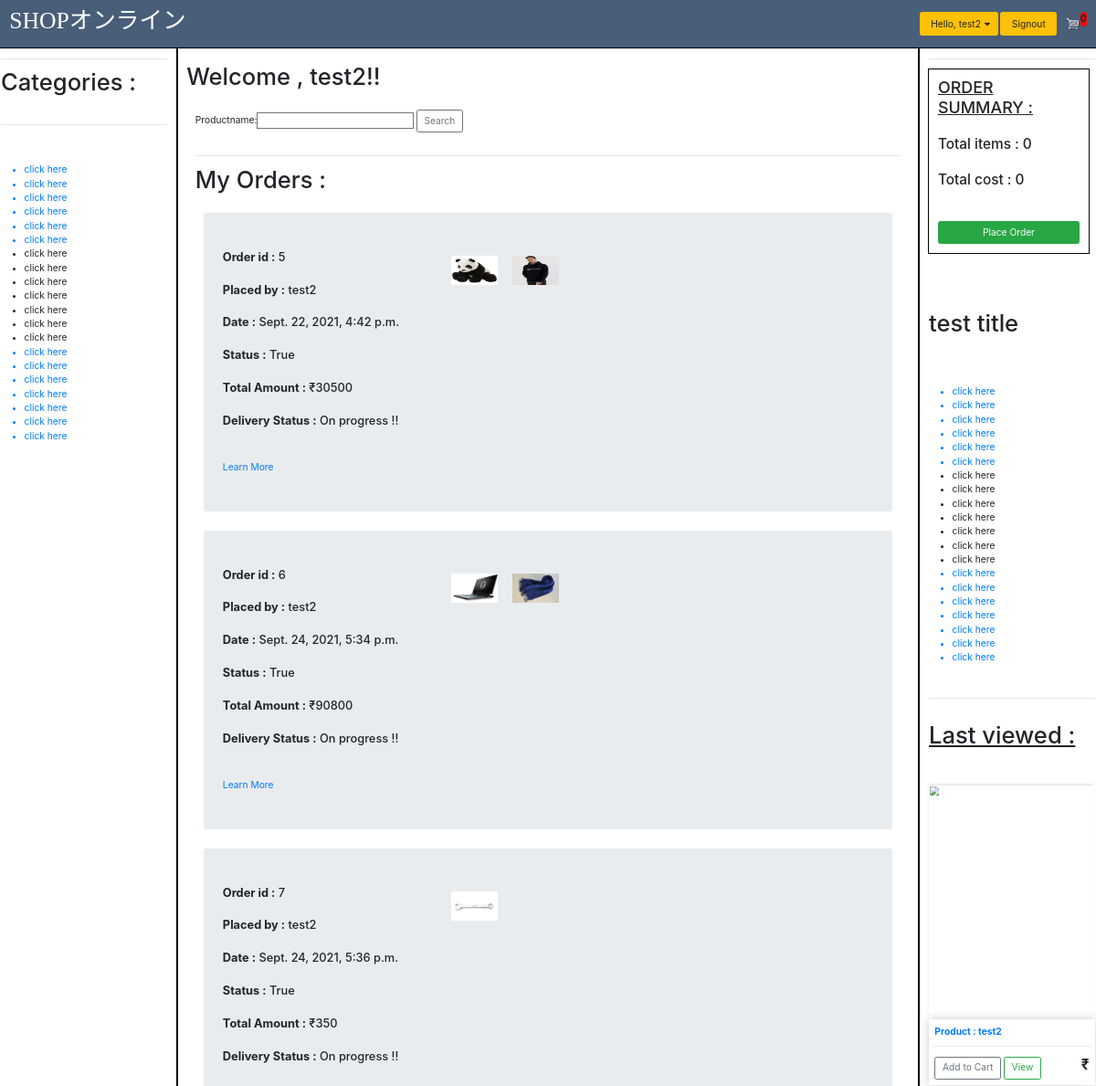
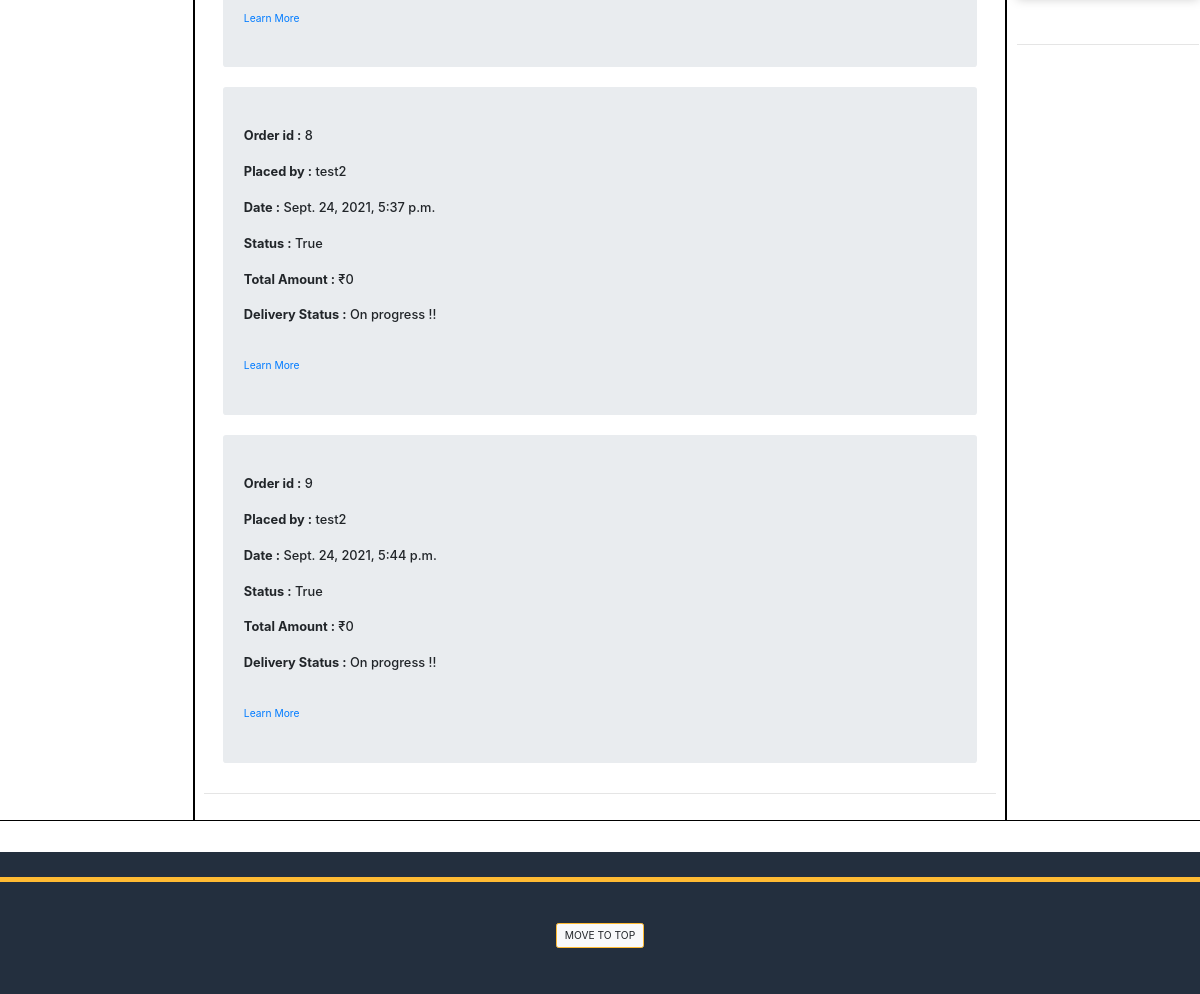
Page /orders/ (signed in, upper part) on the earlier database version (2 pictures, top to bottom).
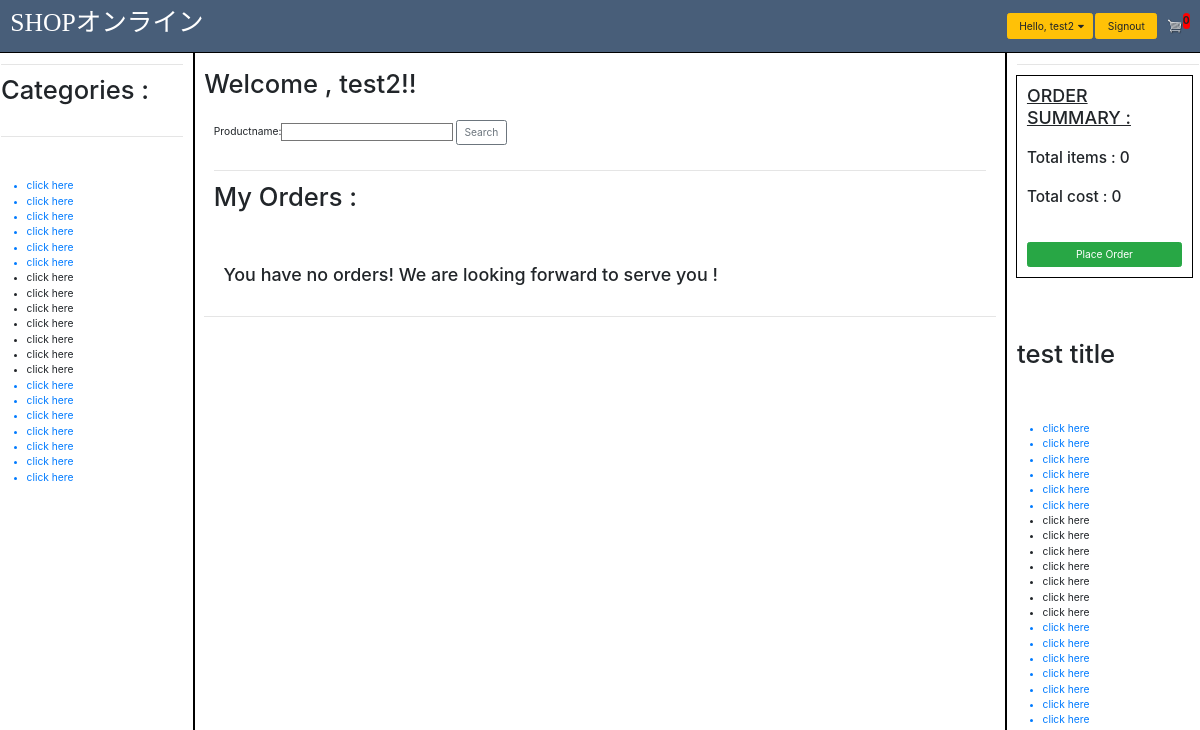
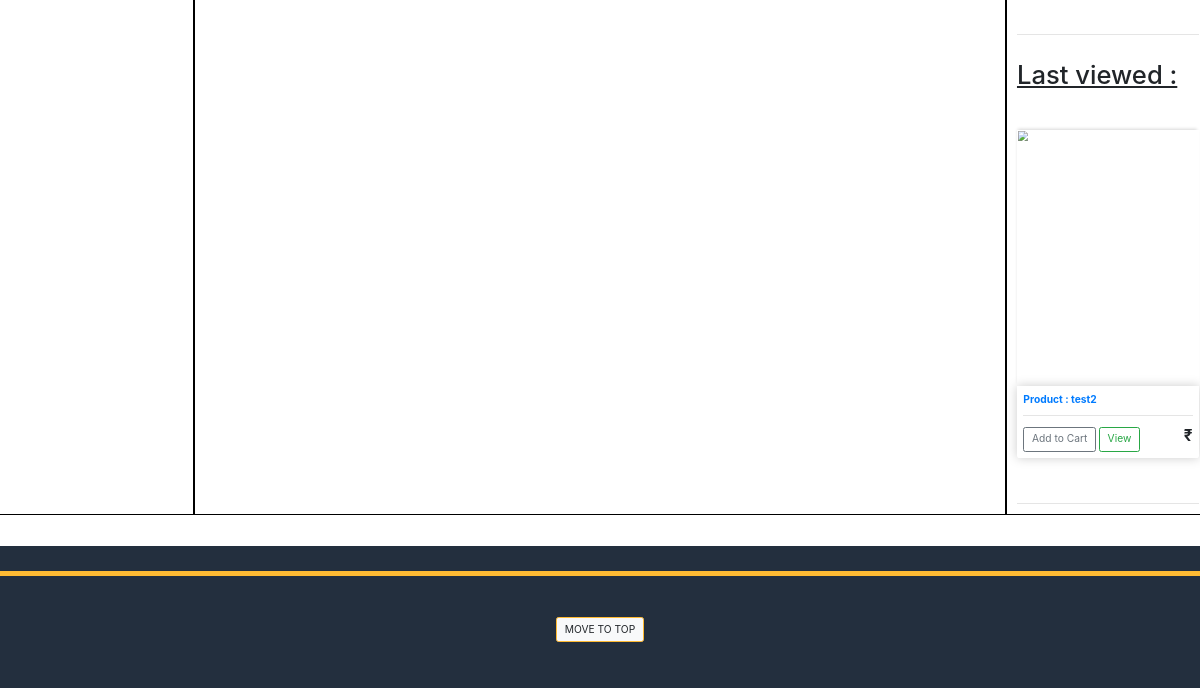
Same page on the later database version (2 pictures, top to bottom).
### structure/models.py (models this page shows, shortened)
class orders(models.Model):
    orderid = models.AutoField(primary_key=True)
    customerid = models.ForeignKey(User, on_delete=models.CASCADE)
    ordernumber = models.CharField(max_length=100, blank=True)
    paymentid = models.ForeignKey(payment, on_delete=models.CASCADE)
    orderdate = models.DateTimeField(auto_created=True , blank = True)
    totalcost = models.IntegerField(blank=True , default=0)
    shipment_date = models.CharField(max_length=30, default='7 days')
    transactionstatus = models.BooleanField(default=False,blank=True)
    deliverystatus = models.BooleanField(default=False, blank=True)
    deleted = models.BooleanField(default=False, blank=True)
    paymentdate = models.DateTimeField(blank=True)
    order_complete = models.BooleanField(default=False , blank=True)

class orderdetails(models.Model):
    DEFAULT_USER_ID = 1
    orderdetailid = models.AutoField(primary_key=True)
    orderdetailnumber = models.IntegerField(blank=True)
    customer = models.ForeignKey(User , on_delete=models.CASCADE , default=DEFAULT_USER_ID)
    order = models.ForeignKey(orders , on_delete=models.CASCADE , blank=True , null = True)
    product = models.ForeignKey(products , on_delete=models.CASCADE)
    price = models.IntegerField()
    quantity = models.IntegerField(validators=[MinValueValidator(1)])
    discount = models.IntegerField(blank=True , default=0)
    date = models.DateTimeField(auto_now=True)

class products(models.Model):
    productid = models.AutoField(primary_key=True)
    productname = models.CharField(max_length=30)
    productdescription = models.CharField(max_length=50, blank=True)
    supplier = models.ForeignKey(suppliers, on_delete=models.CASCADE)
    category = models.ForeignKey(categories , on_delete= models.CASCADE)
    unit_price = models.IntegerField()
    discount = models.IntegerField(blank=True, default=0)
    instock = models.IntegerField(blank=True)
    available = models.BooleanField(default=True)
    currentorders = models.CharField(max_length=100 , blank=True)
    rank = models.IntegerField(blank=True , default=0)
    picture = models.ImageField(default = 'default.png' , upload_to = "product_pictures" , blank = True)
    likes = models.IntegerField(default=0 , blank=True)
    dislikes = models.IntegerField(default=0 , blank=True)
    created_at = models.DateTimeField(null=True , auto_now_add=True)

### orders/views.py (the view)
# urls.py: path('', views.myorders , name = "myorders"),
def myorders(request):
    print('redirecting from  orders')
    form = searchproductform()
    cart_count = orderdetails.objects.filter(customer=request.user , order = None).count()
    myorders = orders.objects.all().filter(customerid=request.user)
    corres_order_details = orderdetails.objects.filter(order__in = myorders )
    order_details = orderdetails.objects.all().filter(customer = request.user , order = None)
    totalcost = 0
    for items in order_details:
        totalcost += (items.quantity) * items.product.unit_price
    context = {
        'form' : form ,
        'cart_count' : cart_count,
        'myorders' : myorders,
        'corres_order_details' : corres_order_details,
        'totalcost' : totalcost,
    }
    return render(request, 'orders/myorders.html' , context)

### homepage/forms.py
class searchproductform(ModelForm):
    def __init__(self, *args, **kwargs):
        super(searchproductform, self).__init__(*args, **kwargs)
        self.fields['productname'].required = False
    class Meta:
        model = products
        fields = ['productname']

### templates/orders/myorders.html (shortened to what the changed rows need)
<!DOCTYPE html>
{% extends "base.html" %}
{% load static %}
{% load bootstrap_tags %}
{% block leftnav %}
    <div class="right-nav">
        <h1> Categories : </h1><br>
        <br><br>
    </div>
{% endblock %}
{% block rightnav %}
    <div class="right-nav">
        <br><br><br><br>
        <h1>test title</h1>
        <br><br><br>
    </div>
{% endblock %}
{% block body %}
        <br>
        <h1 id="top-section" style="align-items: center;"> Welcome , {{user.username}}!!</h1>
        <br>
        <form action = " {% url 'homepage:home' %}" enctype="multipart/form-data" method="POST">
            <div class="container sign-form">
                {{ form|as_bootstrap  }}
            </div>
        </form>
        <br>
        <div class="container" >
            <h1>My Orders : </h1><br>
            <div class="container">
            {% if myorders %}
                {% for order in myorders %}
                    <div class="jumbotron">
                        <div class="row">
                            <div class="col-lg-4">
                                <h5><b>Order id :</b> {{order.orderid}}</h5> <br>
                                <h5><b>Placed by :</b> {{order.customerid}}</h5> <br>
                                <h5><b>Date :</b> {{order.orderdate}}</h5> <br>
                                <h5><b>Status :</b> {{order.order_complete}}</h5> <br>
                                <h5><b>Total Amount :</b> ₹{{order.totalcost}}</h5> <br>
                                {% if order.deliverystatus %}
                                    <h5><b>Delivery Status :</b> Delivered Successfully !!</h5> <br>
                                {% else %}
                                    <h5><b>Delivery Status :</b> On progress !!</h5> <br>
                                {% endif %}
                                <br>
                            </div>
                            <div class="col-lg-8">
                                {% for corres_pdts in corres_order_details %}
                                    {% if corres_pdts.order.orderid == order.orderid %}
                                        <a href="{% url 'products:home' corres_pdts.product.productid  %}">
                                            <img style = " height: 50px; width: 80px; margin:10px" src={{corres_pdts.product.picture.url}} alt="broken">
                                        </a>
                                    {% endif %}
                                {% endfor %}
                            </div>
                        </div>
                        <a href="{% url 'orders:orderdetail' order.orderid %}">Learn More</a>
                    </div>
                {% endfor %}
            {% else %}
            <br><br>
                <h3>You have no orders! We are looking forward to serve you ! </h3>
                <br><b></b>
            {% endif %}
            </div>
        </div>
            <br>
{% endblock %}

Differences in the rows shown:
removed orders: orderid "5", customerid "test2", orderdate "Sept. 22, 2021, 4:42 p.m.", order_complete "True", totalcost "30500", shows "Delivery Status :", deliverystatus "On progress !!"
removed orderdetails: product.picture (picture), shown under "5"
removed orderdetails: product.picture (picture), shown under "5"
removed orders: orderid "6", customerid "test2", orderdate "Sept. 24, 2021, 5:34 p.m.", order_complete "True", totalcost "90800", shows "Delivery Status :", deliverystatus "On progress !!"
removed orderdetails: product.picture (picture), shown under "6"
removed orderdetails: product.picture (picture), shown under "6"
removed orders: orderid "7", customerid "test2", orderdate "Sept. 24, 2021, 5:36 p.m.", order_complete "True", totalcost "350", shows "Delivery Status :", deliverystatus "On progress !!"
removed orderdetails: product.picture (picture), shown under "7"
removed orders: orderid "8", customerid "test2", orderdate "Sept. 24, 2021, 5:37 p.m.", order_complete "True", totalcost "0", shows "Delivery Status :", deliverystatus "On progress !!"
removed orders: orderid "9", customerid "test2", orderdate "Sept. 24, 2021, 5:44 p.m.", order_complete "True", totalcost "0", shows "Delivery Status :", deliverystatus "On progress !!"
Other differences:
text now shown: "You have no orders! We are looking forward to serve you !"
